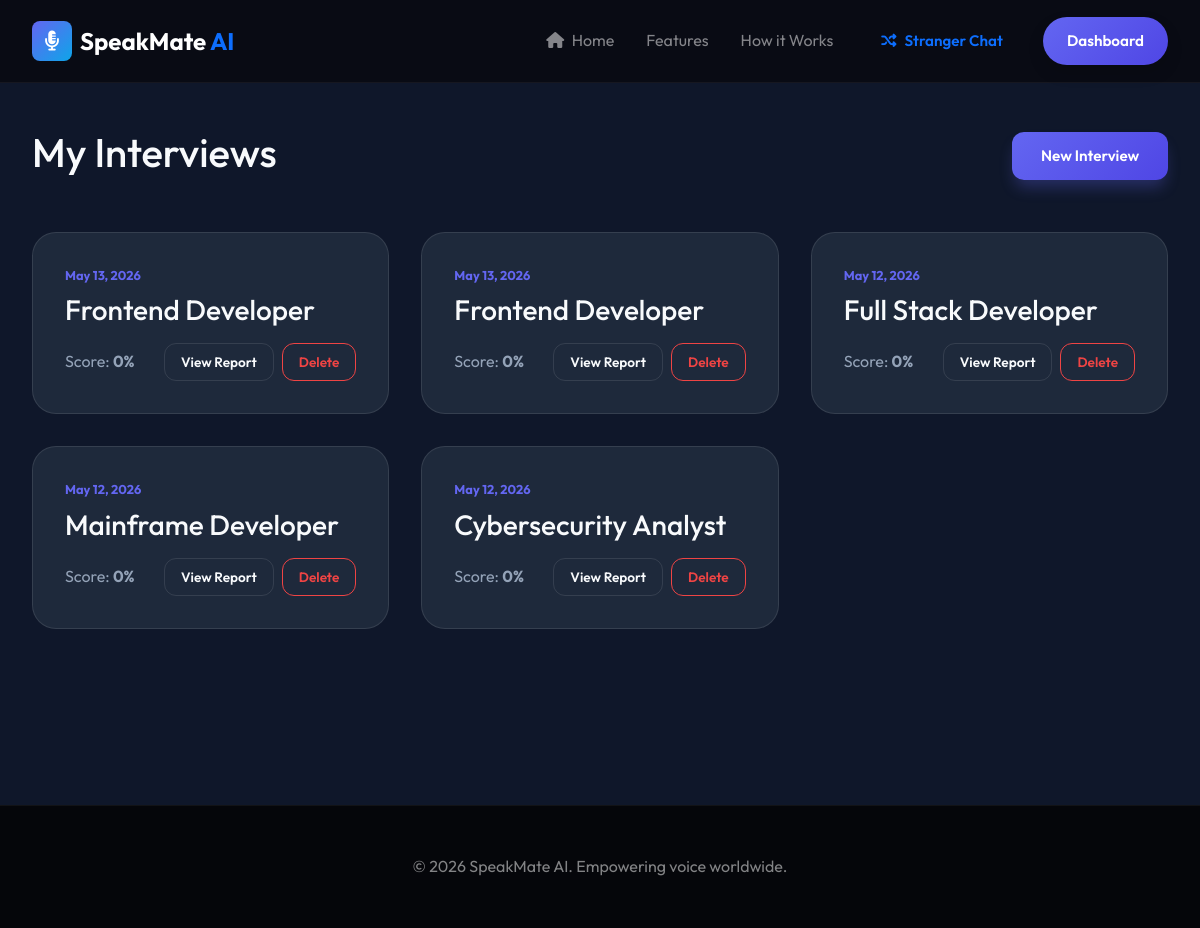
Screenshot of /interview/ (signed in) with the database file from the repository.
### interview/models.py (models this page shows, shortened)
class InterviewSession(models.Model):
    user = models.ForeignKey(settings.AUTH_USER_MODEL, on_delete=models.CASCADE)
    position = models.CharField(max_length=100, default='Software Engineer')
    experience_level = models.CharField(max_length=50, default='Fresher')
    resume = models.FileField(upload_to='resumes/', blank=True, null=True)
    created_at = models.DateTimeField(auto_now_add=True)
    is_completed = models.BooleanField(default=False)
    overall_score = models.IntegerField(default=0)
    feedback = models.TextField(blank=True)
    extracted_skills = models.TextField(blank=True) # JSON stored as text

### interview/views.py (the view)
# urls.py: path('', views.interview_list, name='list'),
@login_required
def interview_list(request):
    sessions = InterviewSession.objects.filter(user=request.user).order_by('-created_at')
    return render(request, 'interview/list.html', {'sessions': sessions})

### templates/interview/list.html (shortened to what this page needs)
{% extends 'base.html' %}
{% load static %}
{% block content %}
<section class="section-padding">
    <div class="container">
        <div style="display: flex; justify-content: space-between; align-items: center; margin-bottom: 3rem;">
            <h1>My Interviews</h1>
            <a href="{% url 'interview:start' %}" class="btn btn-primary">New Interview</a>
        </div>
        <div class="interview-grid" style="display: grid; grid-template-columns: repeat(auto-fill, minmax(300px, 1fr)); gap: 2rem;">
            {% for session in sessions %}
                <div class="session-card" style="background: var(--bg-card); padding: 2rem; border-radius: 24px; border: 1px solid var(--glass-border);">
                    <div style="color: var(--primary); font-size: 0.8rem; font-weight: 700; margin-bottom: 0.5rem;">{{ session.created_at|date:"M d, Y" }}</div>
                    <h3 style="margin-bottom: 1rem;">{{ session.position }}</h3>
                    <div style="display: flex; justify-content: space-between; align-items: center;">
                        <span style="color: var(--text-muted);">Score: <strong>{{ session.overall_score }}%</strong></span>
                        <div style="display: flex; gap: 0.5rem;">
                            <a href="{% url 'interview:detail' session.pk %}" class="btn btn-outline btn-sm" style="padding: 0.5rem 1rem; font-size: 0.85rem;">View Report</a>
                            <form action="{% url 'interview:delete' session.pk %}" method="post" onsubmit="return confirm('Are you sure you want to delete this interview?');" style="margin: 0;">
                                <button type="submit" class="btn btn-outline btn-sm" style="padding: 0.5rem 1rem; font-size: 0.85rem; border-color: #ef4444; color: #ef4444; background: transparent; cursor: pointer;">Delete</button>
                            </form>
                        </div>
                    </div>
                </div>
            {% endfor %}
        </div>
    </div>
</section>
{% endblock %}

### static/css/style.css (style rules this page uses)
:root { --primary: #6366f1; --primary-dark: #4f46e5; --primary-light: #818cf8; --secondary: #0ea5e9; --accent: #f43f5e; --bg-dark: #0f172a; --bg-card: #1e293b; --text-main: #f8fafc; --text-muted: #94a3b8; --glass-bg: rgba(255, 255, 255, 0.05); --glass-border: rgba(255, 255, 255, 0.1); --transition: all 0.3s cubic-bezier(0.4, 0, 0.2, 1); }
* { margin: 0; padding: 0; box-sizing: border-box; }
body { font-family: 'Outfit', sans-serif; background-color: var(--bg-dark); color: var(--text-main); line-height: 1.6; overflow-x: hidden; }
.container { max-width: 1200px; margin: 0 auto; padding: 0 2rem; }
a { text-decoration: none; color: inherit; transition: var(--transition); }
.btn { padding: 0.8rem 1.8rem; border-radius: 12px; font-weight: 600; cursor: pointer; display: inline-block; border: none; font-size: 0.95rem; }
.btn-primary { background: linear-gradient(135deg, var(--primary), var(--primary-dark)); color: white; box-shadow: 0 10px 15px -3px rgba(99, 102, 241, 0.3); }
.btn-outline { background: transparent; border: 1px solid var(--glass-border); color: var(--text-main); }
.section-padding { padding: 8rem 0; }

### rows the page displays
InterviewSession: created_at "May 13, 2026", position "Frontend Developer", overall_score "0"
InterviewSession: created_at "May 13, 2026", position "Frontend Developer", overall_score "0"
InterviewSession: created_at "May 12, 2026", position "Full Stack Developer", overall_score "0"
InterviewSession: created_at "May 12, 2026", position "Mainframe Developer", overall_score "0"
InterviewSession: created_at "May 12, 2026", position "Cybersecurity Analyst", overall_score "0"
